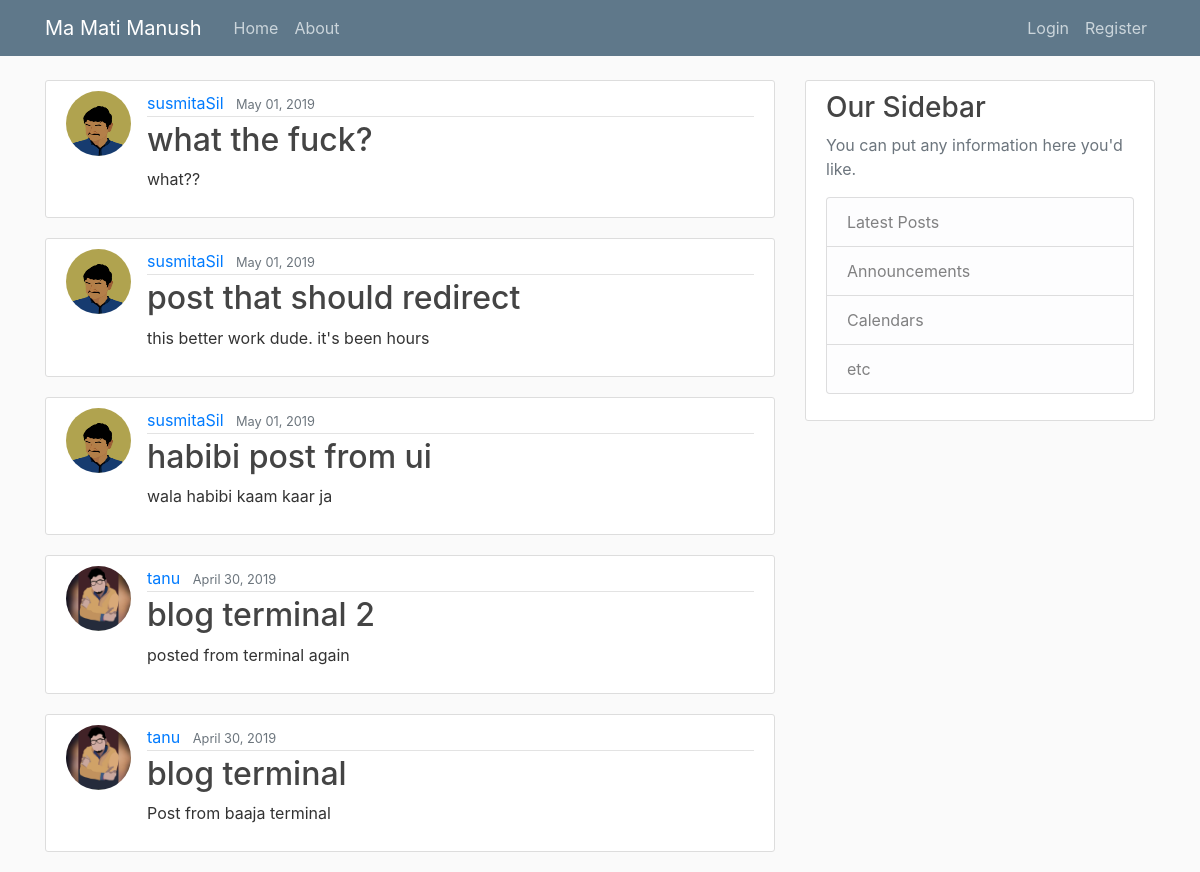
The app's page /, older data.
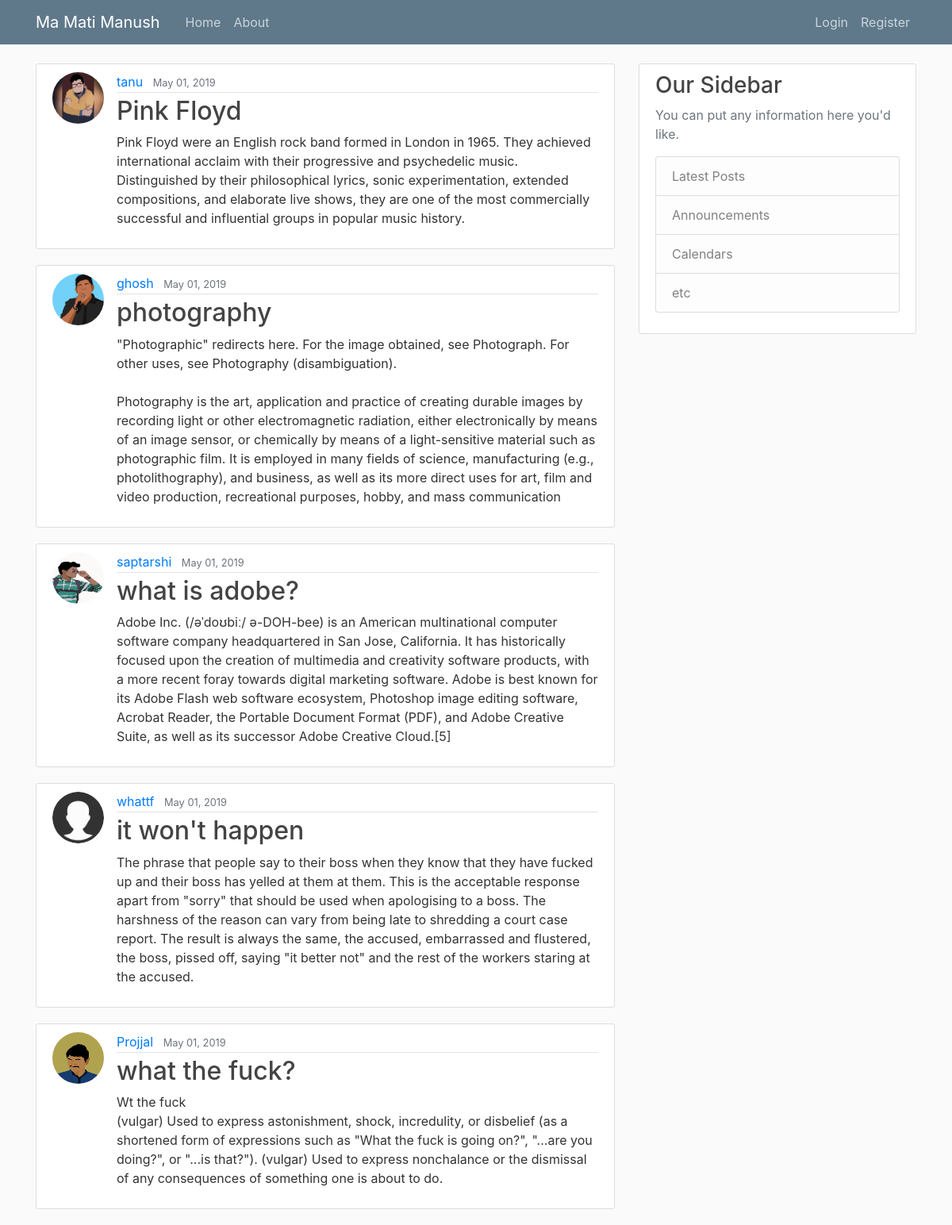
The same page, newer data.
### blog/models.py (models this page shows, shortened)
class Post(models.Model):
    title = models.CharField(max_length=100)
    content = models.TextField()
    date_posted = models.DateTimeField(default=timezone.now)
    author = models.ForeignKey(User, on_delete=models.CASCADE)

### users/models.py (models this page shows, shortened)
class Profile(models.Model) :
    user = models.OneToOneField(User, on_delete=models.CASCADE)
    image = models.ImageField(default='default.png', upload_to='profile_pics')

### blog/views.py (the view)
# urls.py: path('', PostListView.as_view(), name="blog-home"),
class PostListView(ListView):
    model = Post
    template_name = 'blog/home.html' #by default it looks for <app>/<model>_<view>.html
    context_object_name = 'posts'  # by default it is object
    ordering = ['-date_posted']
    paginate_by = 5

### blog/templates/blog/home.html
{% extends "blog/base.html" %}
{% block content %}
    {% for post in posts %}
        <article class="media content-section">
            <img class="rounded-circle article-img" src = "{{ post.author.profile.image.url }}">
            <div class="media-body">
                <div class="article-metadata">
                <a class="mr-2" href="#">{{ post.author }}</a>
                <small class="text-muted">{{ post.date_posted|date:"F d, Y" }}</small>
                </div>
                <h2><a class="article-title" href="{% url 'post-detail' post.id %}">{{ post.title }}</a></h2>
                <p class="article-content">{{ post.content }}</p>
            </div>
        </article>
    {% endfor %}
{% endblock content  %}

Row changes from the older to the newer data that the page shows:
no longer on this page (row edited): Post: author.profile.image (picture), author "susmitaSil", date_posted "May 01, 2019", title "post that should redirect", content "this better work dude. it's been hours"
no longer on this page (row edited): Post: author.profile.image (picture), author "susmitaSil", date_posted "May 01, 2019", title "habibi post from ui", content "wala habibi kaam kaar ja"
no longer on this page (row edited): Post: author.profile.image (picture), author "tanu", date_posted "April 30, 2019", title "blog terminal 2", content "posted from terminal again"
no longer on this page (row edited): Post: author.profile.image (picture), author "tanu", date_posted "April 30, 2019", title "blog terminal", content "Post from baaja terminal"
added Post: author.profile.image (picture), author "tanu", date_posted "May 01, 2019", title "Pink Floyd", content "Pink Floyd were an English rock band formed in London in 1965. They achieved international acclaim with their progressive and psychedelic music. Distinguished by their philosophical lyrics, sonic experimentation, extended compositions, and elaborate live shows, they are one of the most commercially successful and influential groups in popular music history."
added Post: author.profile.image (picture), author "ghosh", date_posted "May 01, 2019", title "photography", content "\"Photographic\" redirects here. For the image obtained, see Photograph. For other uses, see Photography (disambiguation). Photography is the art, application and practice of creating durable images by recording light or other electromagnetic radiation, either electronically by means of an image sensor, or chemically by means of a light-sensitive material such as photographic film. It is employed in many fields of science, manufacturing (e.g., photolithography), and business, as well as its more direct uses for art, film and video production, recreational purposes, hobby, and mass communication"
added Post: author.profile.image (picture), author "saptarshi", date_posted "May 01, 2019", title "what is adobe?", content "Adobe Inc. (/əˈdoʊbiː/ ə-DOH-bee) is an American multinational computer software company headquartered in San Jose, California. It has historically focused upon the creation of multimedia and creativity software products, with a more recent foray towards digital marketing software. Adobe is best known for its Adobe Flash web software ecosystem, Photoshop image editing software, Acrobat Reader, the Portable Document Format (PDF), and Adobe Creative Suite, as well as its successor Adobe Creative Cloud.[5]"
added Post: author.profile.image (placeholder picture), author "whattf", date_posted "May 01, 2019", title "it won't happen", content "The phrase that people say to their boss when they know that they have fucked up and their boss has yelled at them at them. This is the acceptable response apart from \"sorry\" that should be used when apologising to a boss. The harshness of the reason can vary from being late to shredding a court case report. The result is always the same, the accused, embarrassed and flustered, the boss, pissed off, saying \"it better not\" and the rest of the workers staring at the accused."
changed Post "what the fuck?": author "susmitaSil" → "Projjal"; content "what??" → "Wt the fuck (vulgar) Used to express astonishment, shock, incredulity, or disbelief (as a shortened form of expressions such as \"What the fuck is going on?\", \"...are you doing?\", or \"...is that?\"). (vulgar) Used to express nonchalance or the dismissal of any consequences of something one is about to do."
